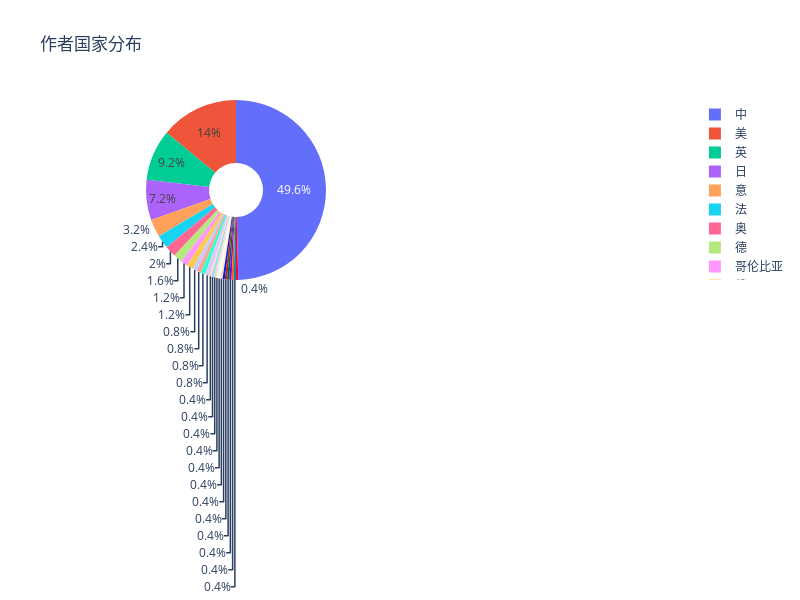

Notebook cell for this chart:
### Code cell
data_csv_country = data_csv["作者国籍"].value_counts()
fig = {
  "data": [
    {
      "values": data_csv_country.values,
      "labels": data_csv_country.index,
      "domain": {"x": [0, .5]},
      "name": "Number Of",
      "hoverinfo":"label+percent",
      "hole": .3,
      "type": "pie"
    },],
  "layout": {
        "title":"作者国家分布",
                'height':600,
                "width":800
    }
}
iplot(fig)

### Figure 1 — Plotly figure (JSON) as saved in the notebook; plotly's stock layout.template omitted (floating-point values rounded to 4 significant figures)
{"data": [{"domain": {"x": [0, 0.5]}, "hole": 0.3, "hoverinfo": "label+percent", "labels": ["中", "美", "英", "日", "意", "法", "奥", "德", "哥伦比亚", "俄", "明", "白俄", "古希腊", "瑞典", "南非", "清", "澳", "苏", "加拿大", "德国", "挪", "葡", "阿根廷", "印", "以色列", "美国", "日本"], "name": "Number Of", "values": [124, 35, 23, 18, 8, 6, 5, 4, 3, 3, 2, 2, 2, 2, 1, 1, 1, 1, 1, 1, 1, 1, 1, 1, 1, 1, 1], "type": "pie"}], "layout": {"height": 600, "title": {"text": "作者国家分布"}, "width": 800}}
